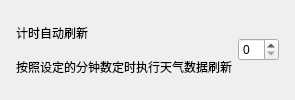
          <widget class="CardWidget" name="CardWidget">
           <property name="minimumSize">
            <size>
             <width>0</width>
             <height>70</height>
            </size>
           </property>
           <layout class="QHBoxLayout" name="horizontalLayout_8">
            <property name="leftMargin">
             <number>16</number>
            </property>
            <property name="topMargin">
             <number>16</number>
            </property>
            <property name="rightMargin">
             <number>16</number>
            </property>
            <property name="bottomMargin">
             <number>16</number>
            </property>
            <item>
             <layout class="QVBoxLayout" name="verticalLayout_19">
              <property name="spacing">
               <number>0</number>
              </property>
              <item>
               <widget class="StrongBodyLabel" name="StrongBodyLabel_9">
                <property name="sizePolicy">
                 <sizepolicy hsizetype="Expanding" vsizetype="Preferred">
                  <horstretch>0</horstretch>
                  <verstretch>0</verstretch>
                 </sizepolicy>
                </property>
                <property name="text">
                 <string>计时自动刷新</string>
                </property>
                <property name="wordWrap">
                 <bool>true</bool>
                </property>
               </widget>
              </item>
              <item>
               <widget class="CaptionLabel" name="CaptionLabel_8">
                <property name="text">
                 <string>按照设定的分钟数定时执行天气数据刷新</string>
                </property>
                <property name="wordWrap">
                 <bool>false</bool>
                </property>
                <property name="lightColor" stdset="0">
                 <color alpha="150">
                  <red>0</red>
                  <green>0</green>
                  <blue>0</blue>
                 </color>
                </property>
                <property name="darkColor" stdset="0">
                 <color alpha="200">
                  <red>255</red>
                  <green>255</green>
                  <blue>255</blue>
                 </color>
                </property>
               </widget>
              </item>
             </layout>
            </item>
            <item>
             <widget class="SpinBox" name="weather_refresh_picker">
              <property name="prefix">
               <string/>
              </property>
              <property name="minimum">
               <number>0</number>
              </property>
              <property name="displayIntegerBase">
               <number>10</number>
              </property>
             </widget>
            </item>
           </layout>
          </widget>
